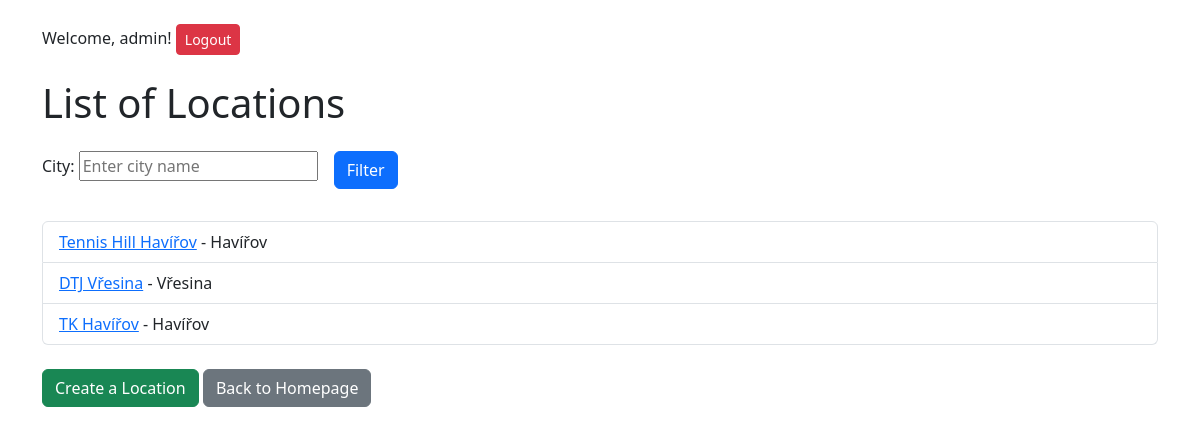
/locations/locations/ (signed in), run on an earlier commit of the app's database.
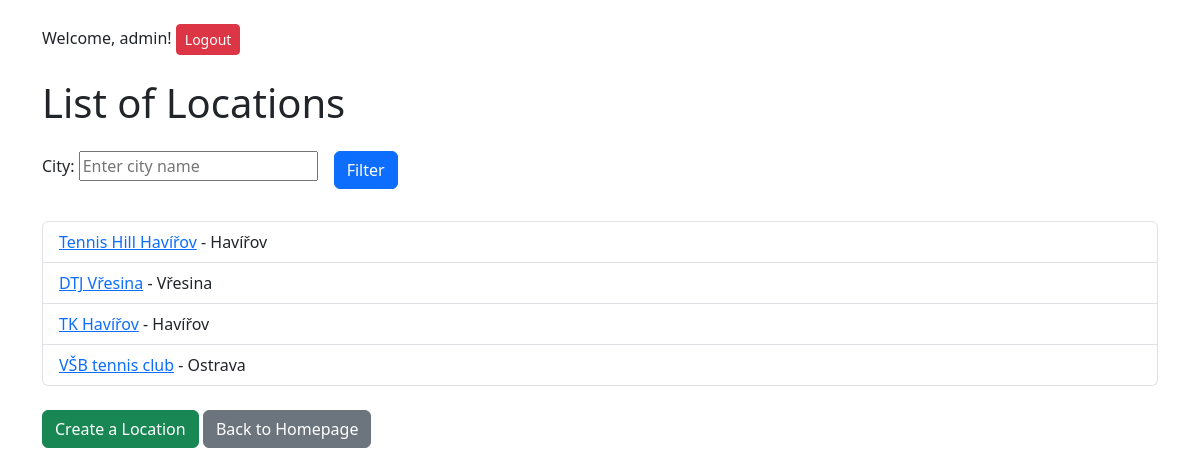
And on a later commit of the database.
### rezervace/models.py (models this page shows, shortened)
class Location(models.Model):
    name = models.CharField(max_length=100, verbose_name="Name")
    address = models.CharField(max_length=255, verbose_name="Address")
    city = models.CharField(max_length=100, verbose_name="City")
    clay_courts = models.IntegerField(default=0, verbose_name="Clay Courts")
    grass_courts = models.IntegerField(default=0, verbose_name="Grass Courts")
    hard_courts = models.IntegerField(default=0, verbose_name="Hard Courts")

### rezervace/views.py (the view)
# urls.py: path('locations/', views.location_list, name='location_list'),
@login_required
def location_list(request):
    form = LocationFilterForm(request.GET)  # Zpracování GET požadavku
    locations = Location.objects.all()
    if form.is_valid():
        city = form.cleaned_data.get('city')
        if city:
            locations = locations.filter(city__icontains=city)  # Filtrování podle města
    return render(request, 'rezervace/location_list.html', {'locations': locations, 'form': form})

### rezervace/forms.py
class LocationFilterForm(forms.Form):
    city = forms.CharField(
        max_length=100,
        required=False,
        label="City",
        widget=forms.TextInput(attrs={'placeholder': 'Enter city name'})
    )

### rezervace/templates/rezervace/location_list.html (shortened to what this page needs)
{% extends 'rezervace/base.html' %}
{% block content %}
<h1 class="mb-4">List of Locations</h1>
<form method="get" class="mb-4">
    <div class="row g-3">
        <div class="col-auto">
            {{ form.as_p }}
        </div>
        <div class="col-auto">
            <button type="submit" class="btn btn-primary">Filter</button>
        </div>
    </div>
</form>
<ul class="list-group">
    {% for location in locations %}
    <li class="list-group-item">
        <a href="{% url 'location_detail' location.pk %}">{{ location.name }}</a> - {{ location.city }}
    </li>
    {% endfor %}
</ul>
<div class="mt-4">
    <a href="{% url 'create_location' %}" class="btn btn-success">Create a Location</a>
    <a href="{% url 'homepage' %}" class="btn btn-secondary">Back to Homepage</a>
</div>
{% endblock %}

What changed in the data, as far as the page shows it:
added Location: name "VŠB tennis club", city "Ostrava"
